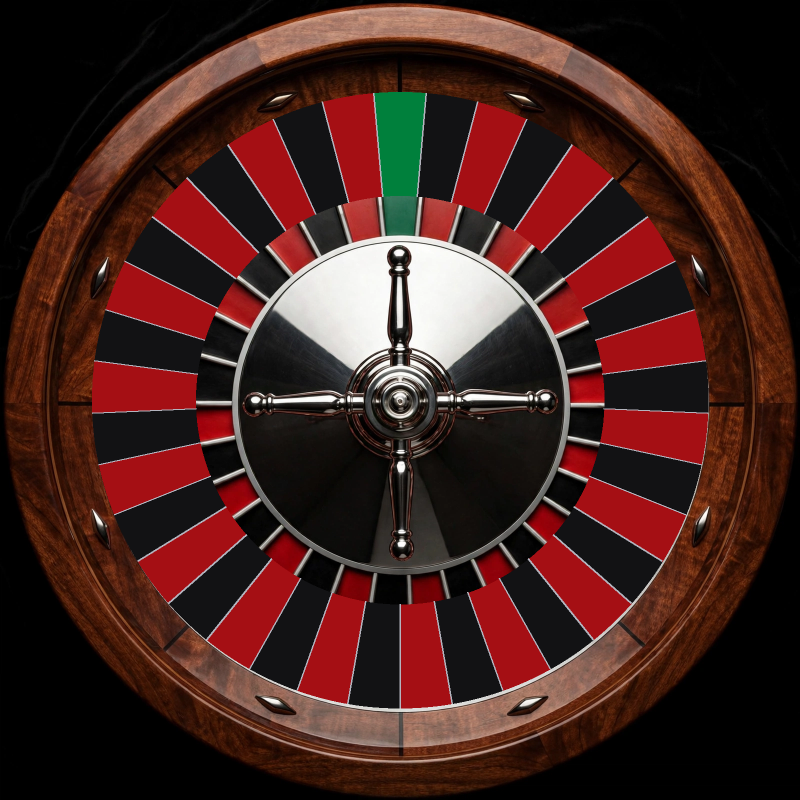
#> input picture services/roulette_wheel_perfect.png, 1600 x 1600 px (shown at 1/2 size)
$ python -i roulette.py   (imports and definitions only)
#> lines starting #> are read from the running program, lines starting #| are printed output that depends on the picture
"""Photorealistic roulette wheel spin that lands on the winning number."""
import io
import math
import os
import random

from PIL import Image, ImageDraw, ImageFont

_ASSETS = os.path.dirname(os.path.abspath(__file__))
SIZE = 320  # output GIF size (larger for readable numbers)
BALL_R = 9

# European roulette order, clockwise from 0 at the top.
EUROPEAN_ORDER = [
    0, 32, 15, 19, 4, 21, 2, 25, 17, 34, 6, 27, 13, 36, 11, 30,
    8, 23, 10, 5, 24, 16, 33, 1, 20, 14, 31, 9, 22, 18, 29, 7,
    28, 12, 35, 3, 26,
]
POCKET_DEG = 360.0 / 37


def _font(size: int) -> ImageFont.FreeTypeFont:
    # Bundled font first (Railway may not have system fonts).
    bundled = os.path.join(_ASSETS, "DejaVuSans-Bold.ttf")
    if os.path.exists(bundled):
        return ImageFont.truetype(bundled, size)
    for p in [
        "/usr/share/fonts/truetype/dejavu/DejaVuSans-Bold.ttf",
        "/usr/share/fonts/TTF/DejaVuSans-Bold.ttf",
    ]:
        if os.path.exists(p):
            return ImageFont.truetype(p, size)
    return ImageFont.load_default()


def _build_numbered_wheel() -> Image.Image:
    """Overlay numbers 0-36 onto the perfect 37-pocket wheel in European order,
    each rotated to follow the wheel like a real casino table."""
    wheel = Image.open(os.path.join(_ASSETS, "roulette_wheel_perfect.png")).convert("RGBA")
    W = wheel.width
#> W = 1600
    cx = cy = W / 2
#> cx = 800; cy = 800
    num_r = int(W * 0.290)  # center of the wider pocket ring
#> num_r = 463
    font = _font(int(W * 0.030))  # smaller, refined

    for idx, num in enumerate(EUROPEAN_ORDER):
        # 0 at top (-90°), clockwise. deg_cw = clockwise degrees from top.
        deg_cw = idx * POCKET_DEG
        ang = math.radians(-90 + deg_cw)
        nx = cx + num_r * math.cos(ang)
        ny = cy + num_r * math.sin(ang)
        txt = str(num)

        # Render the number on its own tile, then rotate so its "up"
        # points outward from the center (readable from outside the wheel).
        tb = font.getbbox(txt)
        tw, th = tb[2] - tb[0] + 8, tb[3] - tb[1] + 8
        tile = Image.new("RGBA", (tw * 2, th * 2), (0, 0, 0, 0))
        td = ImageDraw.Draw(tile)
        tx, ty = tw / 2 - tb[0], th / 2 - tb[1]
        # Clean thin outline for crisp legibility.
        for ox, oy in [(-1, 0), (1, 0), (0, -1), (0, 1)]:
            td.text((tx + ox, ty + oy), txt, font=font, fill=(0, 0, 0, 255))
        td.text((tx, ty), txt, font=font, fill=(255, 255, 255, 255))
        # Rotate: at top (deg_cw=0) the number is upright; rotate clockwise
        # as we move around so the top of the digit points outward.
        rotated = tile.rotate(-deg_cw, resample=Image.BICUBIC, expand=True)
        wheel.alpha_composite(
            rotated, (int(nx - rotated.width / 2), int(ny - rotated.height / 2))
        )
#> this loop made 37 passes
#> pass 1, in _build_numbered_wheel, `rotated = tile.rotate(-deg_cw, resample=Image.BICUBIC, expand=True)`:
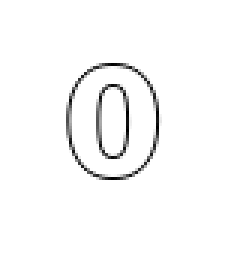
#> rotated: PIL image 82x90 RGBA (shown 3 times larger); mean R, G, B, A 22.3, 22.3, 22.3, 27.8; transparent parts drawn white
#> pass 2, in _build_numbered_wheel, `rotated = tile.rotate(-deg_cw, resample=Image.BICUBIC, expand=True)`:
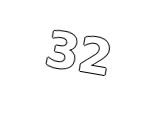
#> rotated: PIL image 164x116 RGBA; mean R, G, B, A 14.5, 14.5, 14.5, 18.6; transparent parts drawn white
#> after the loop:
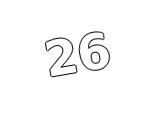
#> rotated: PIL image 164x116 RGBA; mean R, G, B, A 15.7, 15.7, 15.7, 19.9; transparent parts drawn white
#> after the loop:
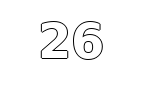
#> tile: PIL image 150x90 RGBA; mean R, G, B, A 22.1, 22.1, 22.1, 28.1; transparent parts drawn white
#> after the loop:
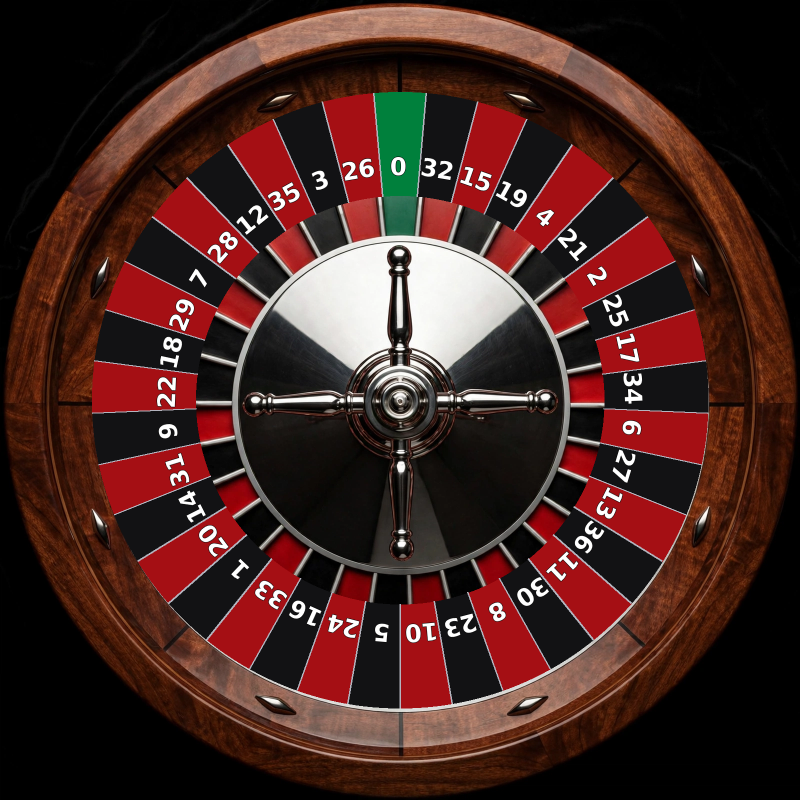
#> wheel: PIL image 1600x1600 RGBA (shown at 1/2 size); mean R, G, B, A 69.3, 37.4, 32.8, 255
    return wheel.convert("RGB")


# [69 lines left out: functions _load_ball, roulette_spin_gif, not called in this run]

>>> result = _build_numbered_wheel()

$ run again, with services/blackjack_table.png copied over services/roulette_wheel_perfect.png
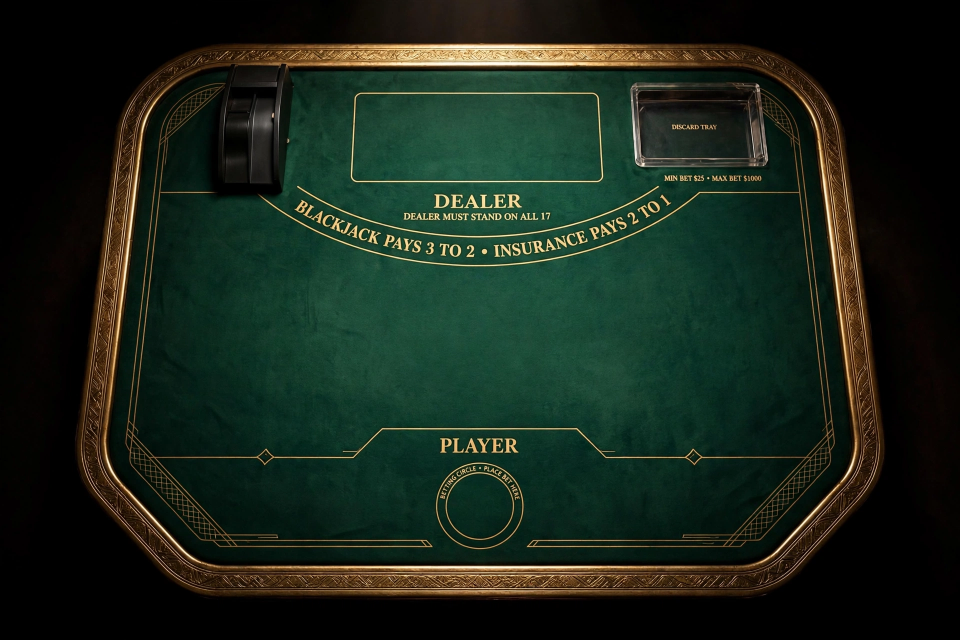
#> input picture services/blackjack_table.png, 1920 x 1280 px (shown at 1/2 size)
#> after the loop in _build_numbered_wheel, `for idx, num in enumerate(EUROPEAN_ORDER):`:
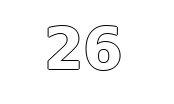
#> tile: PIL image 174x104 RGBA; mean R, G, B, A 23.1, 23.1, 23.1, 28.4; transparent parts drawn white
#> after the loop in _build_numbered_wheel, `for idx, num in enumerate(EUROPEAN_ORDER):`:
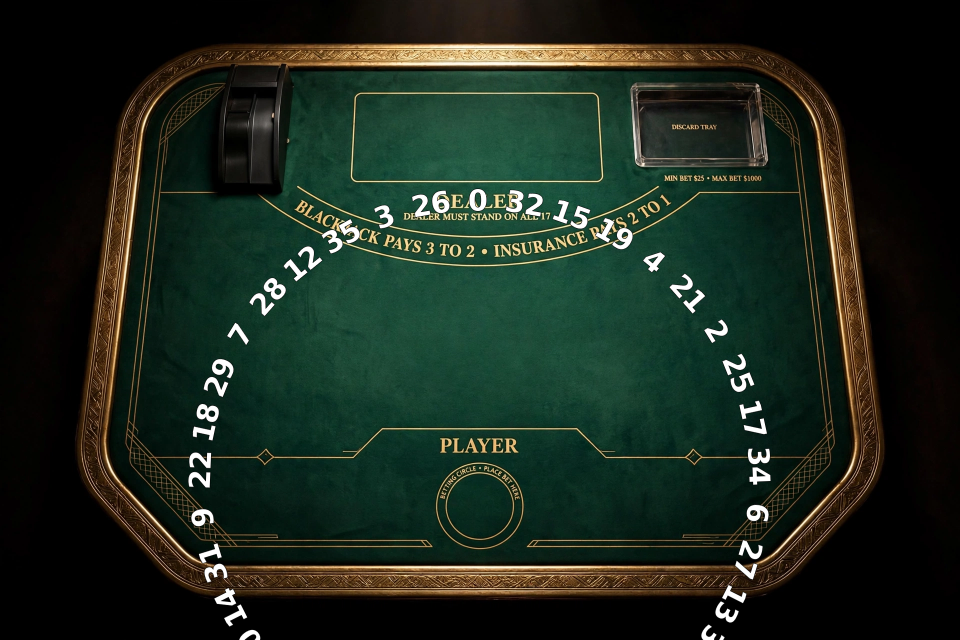
#> wheel: PIL image 1920x1280 RGBA (shown at 1/2 size); mean R, G, B, A 27.4, 39.6, 28.4, 255
